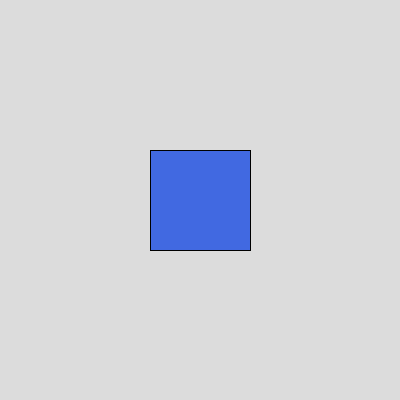
Frame 1 (no input)
Frame 60 (the mouse pressed at the canvas centre just before this capture): identical to frame 1, image omitted
Frame 120 (the mouse held since frame 60 and released just before this capture): identical to frame 1, image omitted

The Processing sketch that drew this single still picture (run headless with seeded random() and noise(); from frame 60 on, the mouse is pressed at the canvas centre):

// Processing sketch: opdr_6_4
// ── opdr_6_4.pde
boolean vierkant = true;

void setup() {
  size(400, 400);
}

void draw() {
  background(220);
  
  if (vierkant) {
    fill(65, 105, 225);
    rect(150, 150, 100, 100);
  } else {
    fill(220, 60, 60);
    ellipse(200, 200, 100, 100);
  }
}
